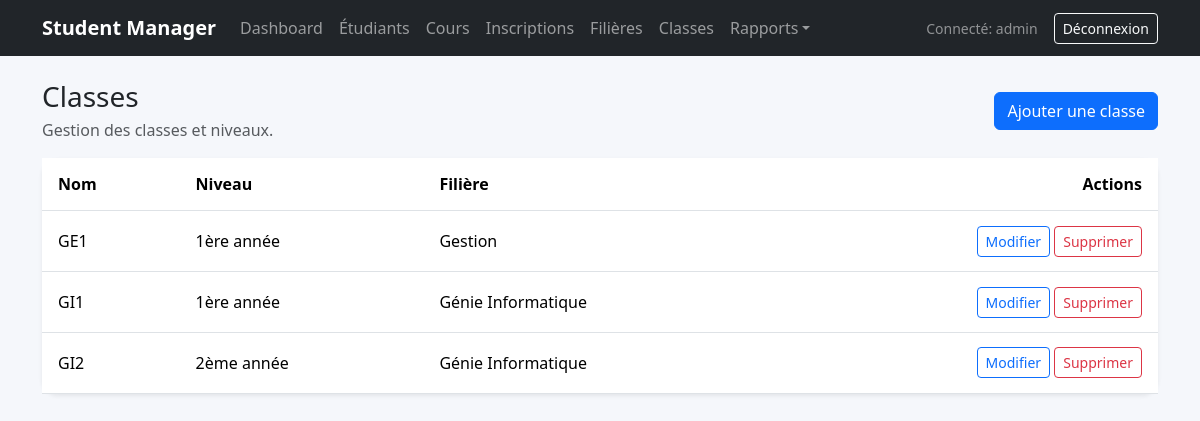
/classrooms/ (signed in), run on the app's committed database.
### academics/models.py (models this page shows, shortened)
class ClassRoom(models.Model):
    name = models.CharField(max_length=120)
    level = models.CharField(max_length=50, help_text='Ex: 1ère année, 2ème année')
    program = models.ForeignKey(Program, on_delete=models.CASCADE, related_name='classrooms')
    class Meta:
        ordering = ['program__name', 'level', 'name']
        verbose_name = 'Classe'
        verbose_name_plural = 'Classes'
        unique_together = ('name', 'level', 'program')

class Program(models.Model):
    name = models.CharField(max_length=120)
    code = models.CharField(max_length=20, unique=True)
    description = models.TextField(blank=True)
    class Meta:
        ordering = ['name']
        verbose_name = 'Filière'
        verbose_name_plural = 'Filières'

### academics/views.py (the view)
# urls.py: path('classrooms/', views.ClassRoomListView.as_view(), name='classroom_list'),
class ClassRoomListView(LoginRequiredMixin, PermissionRequiredMixin, ListView):
    model = ClassRoom
    permission_required = 'academics.view_classroom'
    template_name = 'academics/classroom_list.html'
    context_object_name = 'classrooms'
    def get_queryset(self):
        return ClassRoom.objects.select_related('program')

### templates/academics/classroom_list.html (shortened to what this page needs)
{% extends 'base.html' %}
{% block content %}
<div class="d-flex justify-content-between align-items-center mb-3">
    <div>
        <h1 class="h3 mb-1">Classes</h1>
        <p class="text-muted mb-0">Gestion des classes et niveaux.</p>
    </div>
    <a class="btn btn-primary" href="{% url 'classroom_add' %}">Ajouter une classe</a>
</div>
<div class="card shadow-sm">
    <div class="table-responsive">
        <table class="table table-hover align-middle mb-0">
            <thead><tr><th>Nom</th><th>Niveau</th><th>Filière</th><th class="text-end">Actions</th></tr></thead>
            <tbody>
            {% for classroom in classrooms %}
                <tr>
                    <td>{{ classroom.name }}</td>
                    <td>{{ classroom.level }}</td>
                    <td>{{ classroom.program.name }}</td>
                    <td class="text-end">
                        <a class="btn btn-sm btn-outline-primary" href="{% url 'classroom_edit' classroom.pk %}">Modifier</a>
                        <a class="btn btn-sm btn-outline-danger" href="{% url 'classroom_delete' classroom.pk %}">Supprimer</a>
                    </td>
                </tr>
            {% empty %}
                <tr><td colspan="4" class="text-center text-muted py-4">Aucune classe trouvée.</td></tr>
            {% endfor %}
            </tbody>
        </table>
    </div>
</div>
{% endblock %}

### templates/base.html (shortened to what this page needs)
{% load static %}
<!DOCTYPE html>
<html lang="fr">
<head>
    <link href="https://cdn.jsdelivr.net/npm/bootstrap@5.3.3/dist/css/bootstrap.min.css" rel="stylesheet">
    <link rel="stylesheet" href="{% static 'css/app.css' %}">
</head>
<body>
    <nav class="navbar navbar-expand-lg navbar-dark bg-dark mb-4">
        <div class="container">
            <a class="navbar-brand" href="{% url 'dashboard' %}">Student Manager</a>
            {% if user.is_authenticated %}
            <div class="collapse navbar-collapse" id="mainNav">
                <ul class="navbar-nav me-auto mb-2 mb-lg-0">
                    <li class="nav-item"><a class="nav-link" href="{% url 'dashboard' %}">Dashboard</a></li>
                    <li class="nav-item"><a class="nav-link" href="{% url 'student_list' %}">Étudiants</a></li>
                    <li class="nav-item"><a class="nav-link" href="{% url 'course_list' %}">Cours</a></li>
                    <li class="nav-item"><a class="nav-link" href="{% url 'enrollment_list' %}">Inscriptions</a></li>
                    <li class="nav-item"><a class="nav-link" href="{% url 'program_list' %}">Filières</a></li>
                    <li class="nav-item"><a class="nav-link" href="{% url 'classroom_list' %}">Classes</a></li>
                    <li class="nav-item dropdown">
                        <a class="nav-link dropdown-toggle" href="#" role="button" data-bs-toggle="dropdown">Rapports</a>
                    </li>
                </ul>
                <div class="d-flex align-items-center gap-3">
                    <span class="text-white-50 small">Connecté: {{ user.username }}</span>
                    <form method="post" action="{% url 'logout' %}">
                        <button class="btn btn-outline-light btn-sm" type="submit">Déconnexion</button>
                    </form>
                </div>
            </div>
            {% endif %}
        </div>
    </nav>
    <main class="container pb-5">
        {% block content %}{% endblock %}
    </main>
</body>
</html>

### static/css/app.css (style rules this page uses)
body { background-color: #f5f7fb; }
.card { border: 0; border-radius: 1rem; }
.table > :not(caption) > * > * { padding: 0.9rem 1rem; }
.navbar-brand { font-weight: 700; }

### data on the page
ClassRoom: name "GE1", level "1ère année", program.name "Gestion"
ClassRoom: name "GI1", level "1ère année", program.name "Génie Informatique"
ClassRoom: name "GI2", level "2ème année", program.name "Génie Informatique"

### other printed values
{{ user.username }} "admin"
